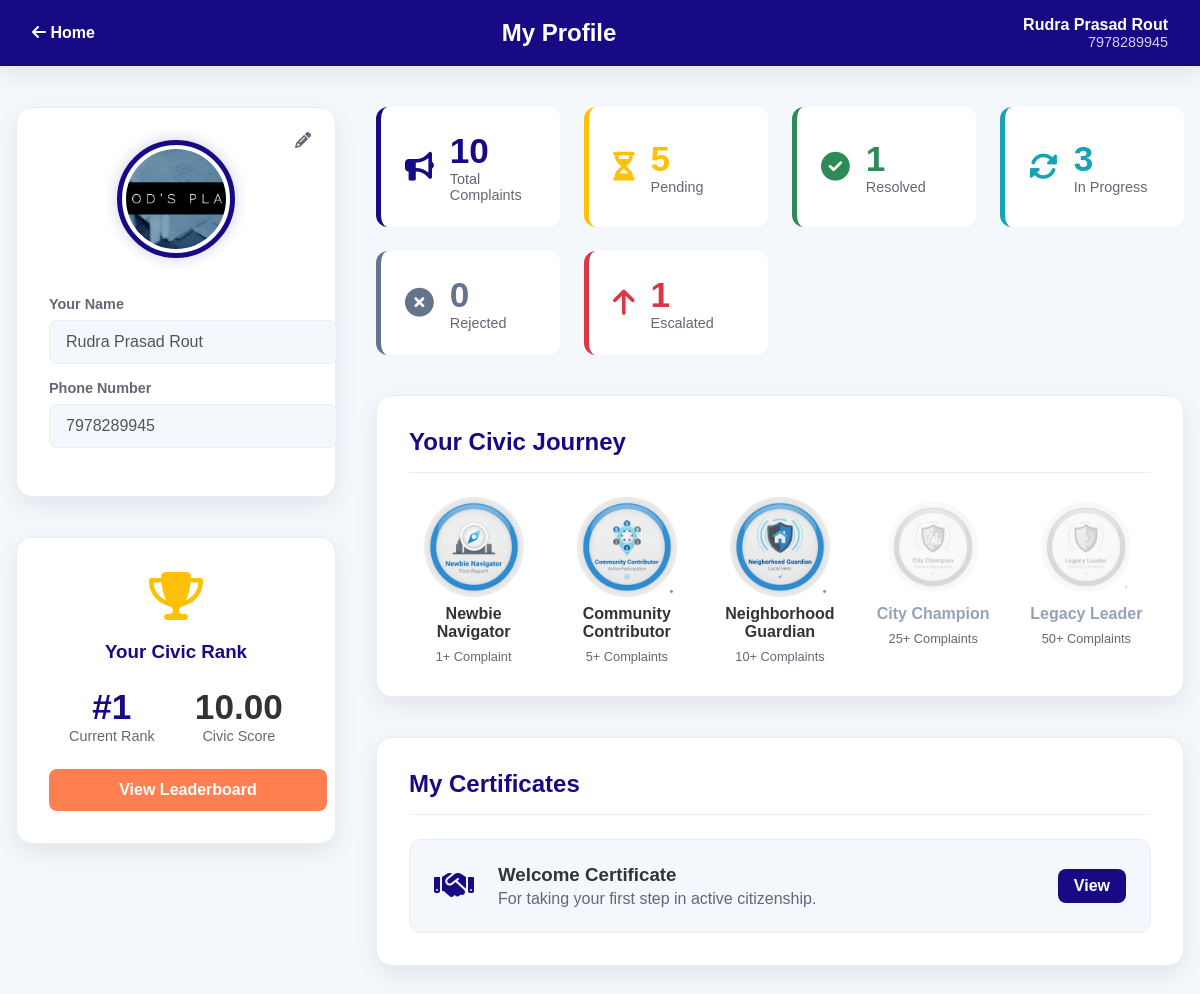
Screenshot of /profile (signed in) with the database file from the repository.
### tables this page shows
CREATE TABLE users (
                        id INTEGER PRIMARY KEY AUTOINCREMENT,
                        phone TEXT UNIQUE NOT NULL,
                        password TEXT NOT NULL
                    , name TEXT, profile_photo TEXT);

### Civicissueproject/tempCodeRunnerFile.py (the view)
@app.route("/profile")
def profile():
    if "user" not in session:
        flash("You need to be logged in to view your profile.", "warning")
        return redirect(url_for("user_login"))
    user_phone = session["user"]
    conn = get_db_connection()
    user_data = conn.execute("SELECT name, profile_photo FROM users WHERE phone = ?", (user_phone,)).fetchone()
    complaints = conn.execute("SELECT status FROM complaints WHERE user_phone = ?", (user_phone,)).fetchall()
    user_name = user_data['name'] if user_data and user_data['name'] else f"User#{random.randint(1000, 9999)}"
    profile_photo = user_data['profile_photo'] if user_data else None
    user_score = calculate_civic_score(complaints)
    all_users = conn.execute("SELECT phone, name FROM users").fetchall()
    scores = []
    for user in all_users:
        user_complaints = conn.execute("SELECT status FROM complaints WHERE user_phone = ?", (user['phone'],)).fetchall()
        score = calculate_civic_score(user_complaints)
        scores.append({'phone': user['phone'], 'score': score})
    sorted_scores = sorted(scores, key=lambda x: x['score'], reverse=True)
    user_rank = -1
    for i, score_data in enumerate(sorted_scores):
        if score_data['phone'] == user_phone:
            user_rank = i + 1
            break
    conn.close()
    total_complaints = len(complaints)
    stats = {
        'total': total_complaints, 'pending': 0, 'resolved': 0, 'in_progress': 0,
        'rejected': 0, 'escalated': 0
    }
    for c in complaints:
        status = (c['status'] or 'Pending').lower().replace(' ', '_')
        if status in stats:
            stats[status] += 1
    return render_template("profile.html",
                           user_name=user_name,
                           user_phone=user_phone,
                           profile_photo=profile_photo,
                           stats=stats,
                           civic_score=user_score,
                           rank=user_rank)

### Civicissueproject/database.py (called while the page is built)
def get_db_connection():
    conn = sqlite3.connect(DB_NAME, check_same_thread=False)
    conn.row_factory = sqlite3.Row  # This lets you access columns by name (e.g., complaint['status'])
    return conn

### Civicissueproject/tempCodeRunnerFile.py (called while the page is built)
def calculate_civic_score(complaints):
    total = len(complaints)
    if total == 0:
        return 0
    rejected = sum(1 for c in complaints if (c['status'] or '').lower() == 'rejected')
    rejection_rate = rejected / total
    score = total * (1 - rejection_rate)
    return score

### Civicissueproject/templates/profile.html (shortened to what this page needs)
<!DOCTYPE html>
<html lang="en">
<head>
    <link rel="stylesheet" href="https://cdnjs.cloudflare.com/ajax/libs/font-awesome/6.5.0/css/all.min.css">
    <link rel="stylesheet" href="{{ url_for('static', filename='css/profile.css') }}">
</head>
<body>
    <header class="profile-header">
        <a href="{{ url_for('home') }}" class="home-btn"><i class="fas fa-arrow-left"></i> Home</a>
        <h1>My Profile</h1>
        <div class="user-info-header">
            <span class="user-name">{{ user_name }}</span>
            <span class="user-phone">{{ user_phone }}</span>
        </div>
    </header>
    <main class="profile-layout">
        <aside class="left-column">
            <div class="profile-card">
                <div class="profile-actions">
                    <button id="edit-profile-btn" class="action-btn edit-btn"><i class="fas fa-pencil-alt"></i></button>
                </div>
                <form id="photo-form" action="{{ url_for('update_profile_photo') }}" method="POST" enctype="multipart/form-data">
                    <label for="profile_photo" class="profile-image-label">
                        <div class="profile-image">
                            {% if profile_photo %}
                                <img src="{{ url_for('static', filename='profile_photos/' + profile_photo) }}" alt="Profile Photo" class="avatar">
                            {% else %}
                                <i class="fas fa-user-circle"></i>
                            {% endif %}
                        </div>
                    </label>
                </form>
                <form id="details-form" action="{{ url_for('update_profile') }}" method="POST">
                    <div class="input-group">
                        <label for="name">Your Name</label>
                        <input type="text" id="name" name="name" value="{{ user_name }}" disabled>
                    </div>
                    <div class="input-group">
                        <label for="phone">Phone Number</label>
                        <input type="text" id="phone" value="{{ user_phone }}" disabled>
                    </div>
                </form>
            </div>
            <div class="rank-card">
                <div class="rank-icon"><i class="fas fa-trophy"></i></div>
                <h3>Your Civic Rank</h3>
                <div class="rank-details">
                    <div class="rank-position">
                        <span class="value">#{{ rank }}</span>
                        <span class="label">Current Rank</span>
                    </div>
                    <div class="rank-score">
                        <span class="value">{{ "%.2f"|format(civic_score) }}</span>
                        <span class="label">Civic Score</span>
                    </div>
                </div>
                <a href="{{ url_for('leaderboard') }}" class="btn-leaderboard">View Leaderboard</a>
            </div>
        </aside>
        <div class="right-column">
            <section class="stats-grid">
                <div class="stat-card total">
                    <div class="icon"><i class="fas fa-bullhorn"></i></div>
                    <div class="info">
                        <span class="value">{{ stats.total }}</span>
                        <span class="label">Total Complaints</span>
                    </div>
                </div>
                <div class="stat-card pending">
                    <div class="icon"><i class="fas fa-hourglass-half"></i></div>
                    <div class="info">
                        <span class="value">{{ stats.pending }}</span>
                        <span class="label">Pending</span>
                    </div>
                </div>
                <div class="stat-card resolved">
                    <div class="icon"><i class="fas fa-check-circle"></i></div>
                    <div class="info">
                        <span class="value">{{ stats.resolved }}</span>
                        <span class="label">Resolved</span>
                    </div>
                </div>
                <div class="stat-card in-progress">
                    <div class="icon"><i class="fas fa-sync-alt"></i></div>
                    <div class="info">
                        <span class="value">{{ stats.in_progress }}</span>
                        <span class="label">In Progress</span>
                    </div>
                </div>
                <div class="stat-card rejected">
                    <div class="icon"><i class="fas fa-times-circle"></i></div>
                    <div class="info">
                        <span class="value">{{ stats.rejected }}</span>
                        <span class="label">Rejected</span>
                    </div>
                </div>
                <div class="stat-card escalated">
                    <div class="icon"><i class="fas fa-arrow-up"></i></div>
                    <div class="info">
                        <span class="value">{{ stats.escalated }}</span>
                        <span class="label">Escalated</span>
                    </div>
                </div>
            </section>
            <section class="achievements-section">
                <h2>Your Civic Journey</h2>
                <div class="badges-container">
                    <div class="badge-item {% if stats.total >= 1 %}unlocked{% else %}locked{% endif %}">
                        <div class="badge-icon"><img src="{{ url_for('static', filename='images/badges/badge1.png') }}" alt="Newbie Navigator"></div>
                        <span class="badge-title">Newbie Navigator</span><span class="badge-req">1+ Complaint</span>
                    </div>
                    <div class="badge-item {% if stats.total >= 5 %}unlocked{% else %}locked{% endif %}">
                        <div class="badge-icon"><img src="{{ url_for('static', filename='images/badges/badge2.png') }}" alt="Community Contributor"></div>
                        <span class="badge-title">Community Contributor</span><span class="badge-req">5+ Complaints</span>
                    </div>
                    <div class="badge-item {% if stats.total >= 10 %}unlocked{% else %}locked{% endif %}">
                        <div class="badge-icon"><img src="{{ url_for('static', filename='images/badges/badge4.png') }}" alt="Neighborhood Guardian"></div>
                        <span class="badge-title">Neighborhood Guardian</span><span class="badge-req">10+ Complaints</span>
                    </div>
                    <div class="badge-item {% if stats.total >= 25 %}unlocked{% else %}locked{% endif %}">
                        <div class="badge-icon"><img src="{{ url_for('static', filename='images/badges/badge5.png') }}" alt="City Champion"></div>
                        <span class="badge-title">City Champion</span><span class="badge-req">25+ Complaints</span>
                    </div>
                    <div class="badge-item {% if stats.total >= 50 %}unlocked{% else %}locked{% endif %}">
                        <div class="badge-icon"><img src="{{ url_for('static', filename='images/badges/badge6.png') }}" alt="Legacy Leader"></div>
                        <span class="badge-title">Legacy Leader</span><span class="badge-req">50+ Complaints</span>
                    </div>
                </div>
            </section>
            <section class="achievements-section">
                <h2>My Certificates</h2>
                <div class="certificates-container">
                    {% if stats.total >= 1 %}
                    <div class="certificate-item">
                        <div class="icon"><i class="fas fa-handshake"></i></div>
                        <div class="info">
                            <h3>Welcome Certificate</h3>
                            <p>For taking your first step in active citizenship.</p>
                        </div>
                        <a href="{{ url_for('generate_welcome_certificate', username=user_name) }}" class="btn-view" target="_blank">View</a>
                    </div>
                    {% endif %}
                </div>
            </section>
        </div>
    </main>
</body>
</html>

### rows the page displays
users: name "Rudra Prasad Rout", profile_photo (picture)

### other values shown
{{ user_phone }} "7978289945"
{{ rank }} "1"
{{ "%.2f"|format(civic_score) }} "10.00"
{{ stats.total }} "10"
{{ stats.pending }} "5"
{{ stats.resolved }} "1"
{{ stats.in_progress }} "3"
{{ stats.rejected }} "0"
{{ stats.escalated }} "1"
